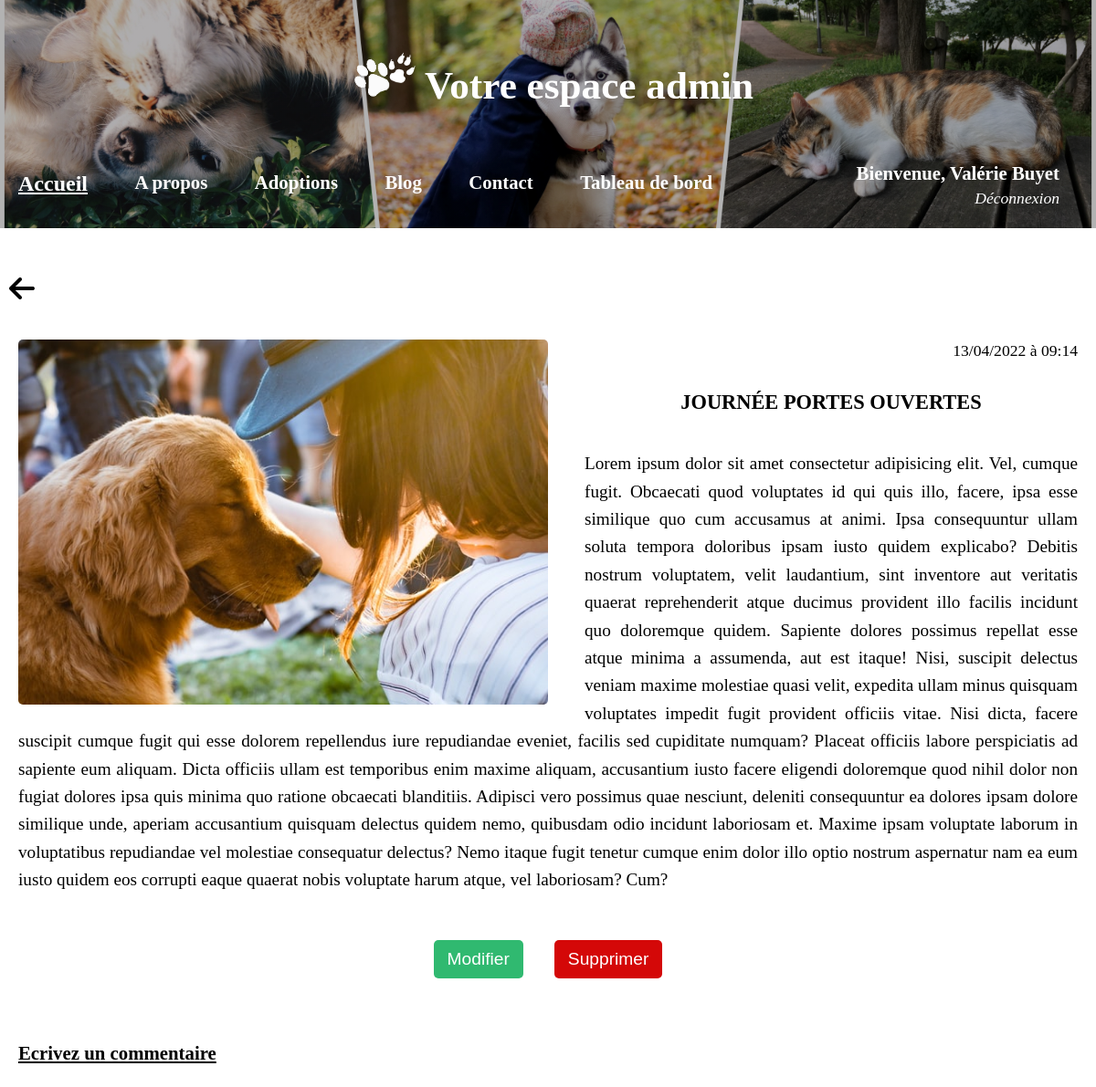
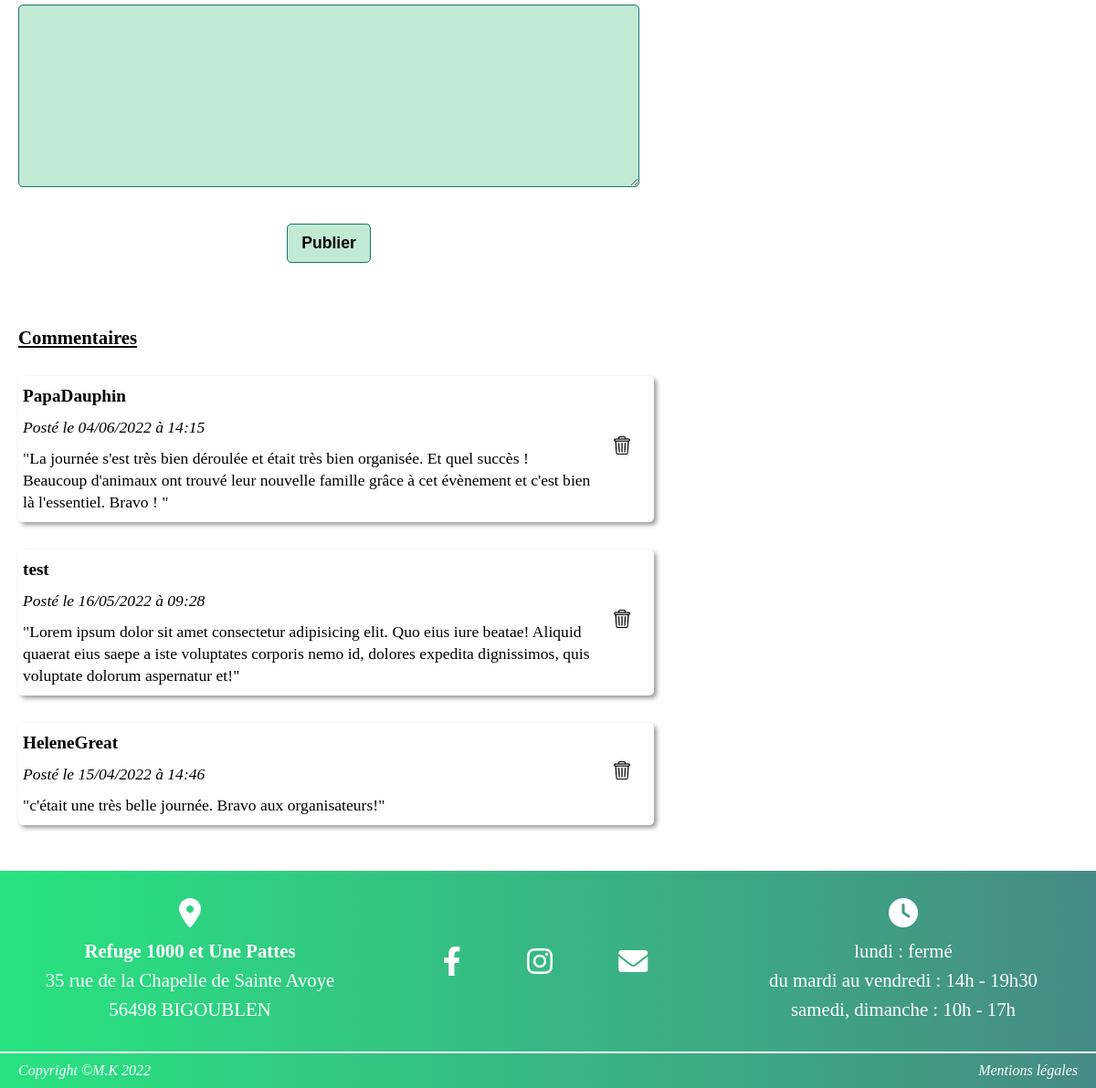
/index.php?action=eachArticle&id=8 (signed in), run on the app's committed database (2 pictures, top to bottom).
### tables this page shows
CREATE TABLE IF NOT EXISTS `article` (
  `id` int(11) unsigned NOT NULL AUTO_INCREMENT,
  `title` varchar(255) NOT NULL,
  `content` text NOT NULL,
  `image` varchar(255) NOT NULL,
  `alt` varchar(255) NOT NULL,
  `createdAt` timestamp NOT NULL DEFAULT CURRENT_TIMESTAMP,
  PRIMARY KEY (`id`)
);

CREATE TABLE IF NOT EXISTS `comment` (
  `id` int(11) unsigned NOT NULL AUTO_INCREMENT,
  `content` text NOT NULL,
  `createdAt` timestamp NOT NULL DEFAULT CURRENT_TIMESTAMP,
  `article_id` int(11) unsigned NOT NULL,
  `user_id` int(11) unsigned NOT NULL,
  PRIMARY KEY (`id`),
  KEY `FK_comment_article` (`article_id`),
  KEY `FK_comment_user` (`user_id`),
  CONSTRAINT `FK_comment_article` FOREIGN KEY (`article_id`) REFERENCES `article` (`id`) ON DELETE CASCADE ON UPDATE CASCADE,
  CONSTRAINT `FK_comment_user` FOREIGN KEY (`user_id`) REFERENCES `user` (`id`) ON DELETE CASCADE ON UPDATE CASCADE
);

CREATE TABLE IF NOT EXISTS `user` (
  `id` int(11) unsigned NOT NULL AUTO_INCREMENT,
  `nickname` varchar(100) NOT NULL,
  `mail` varchar(150) NOT NULL,
  `password` varchar(255) NOT NULL,
  `role` tinyint(4) DEFAULT '0',
  PRIMARY KEY (`id`)
);

### app/Controllers/FrontController.php (called while the page is built, shortened)
<?php
class FrontController extends Controller{
    function eachArticle($id)
    {
        $eachArticle = new \Projet\Models\UserModel();
        $result = $eachArticle->oneArticle($id);
        $oneArticle = $result->fetch();
        $result2 = $eachArticle->allComments($id);
        $comments = $result2->fetchAll();
        require $this->view('eachArticle');
    }
}

### app/Models/UserModel.php (called while the page is built, shortened)
<?php
class UserModel extends Manager
{
    public function oneArticle($id)
    {
        $bdd = $this->dbConnect();
        $req = $bdd->prepare('SELECT id, title, content, image, alt, DATE_FORMAT(createdAt, "%d/%m/%Y à %H:%i") AS date FROM article WHERE id=?');
        $req->execute(array($id));
        return $req;
    }
    public function allComments($id)
    {
        $bdd = $this->dbConnect();
        $req = $bdd->prepare('SELECT user_id, article_id, comment.id, nickname, content, DATE_FORMAT(createdAt, "Posté le %d/%m/%Y à %H:%i") AS date FROM comment INNER JOIN user ON user_id=user.id WHERE article_id=? ORDER BY createdAt DESC');
        $req->execute(array($id));
        return $req;
    }
}

### app/Views/front/eachArticle.php (the view)
<?php include('header.php') ?>
<main class="content-articles container">
    <a href="index.php?action=blog" title="retour vers le blog"><i class="fa-solid fa-arrow-left"></i></a>
    <article class="eachArticle">
        <div class="imgArticle">
            <img src="app/Public/administration/images/<?= $oneArticle['image'] ?>" alt="<?= $oneArticle['alt'] ?>">
        </div>
        <div class="infoArticle">
            <p class="dateArticle"><?= $oneArticle['date'] ?></p>
            <h1 class="titleArticle"><?= $oneArticle['title'] ?></h1>
            <p class="contentArticle"><?= $oneArticle['content'] ?></p>
            <?php
            if(isset($_SESSION['nickname'])){
                if($_SESSION['role'] == 1){ ?>
                    <div class="UD-article">
                        <button><a href="indexAdmin.php?action=viewUpdateArticle&id=<?= $oneArticle['id'] ?>" title="dirige vers la page de modification de l'article">Modifier</a></button>
                        <button><a href="indexAdmin.php?action=deleteArticle&id=<?= $oneArticle['id'] ?>" title="supprime l'article">Supprimer</a></button>
                    </div>
                <?php }
            } ?>
        </div>
    </article>
    <?php
    if(isset($_SESSION['nickname'])){ ?>
    <section class="writeComment">
        <form method="post" action="index.php?action=writeComment&user_id=<?= $_SESSION['id'] ?>&article_id=<?= $oneArticle['id'] ?>">
            <p>
                <label for="comment">Ecrivez un commentaire</label>
                <textarea name="comment" id="comment"></textarea>
            </p>
            <p>
                <input type="submit" name="submit" value="Publier">
            </p>
        </form>
    </section>
    <?php } ?>
    <section class="comments">
        <h3>Commentaires</h3>
        <?php
        foreach($comments as $comment) {?>
        <div class="eachComment">
            <div class="content-comment">
                <p class="nicknameUser"><?= $comment['nickname'] ?></p>
                <p class="datePost"><?= $comment['date'] ?></p>
                <p>"<?= $comment['content'] ?>"</p>
            </div>
            <?php
            if(isset($_SESSION['nickname'])){
                if($_SESSION['role'] == 1){ ?>
                <div class="deleteComment">
                    <a href="indexAdmin.php?action=deleteCommentAdmin&id=<?= $comment['id'] ?>&articleId=<?= $comment['article_id'] ?>" title="supprime le commentaire"><img src="/app/Public/front/images/bin.png" alt="icone poubelle"></a>
                </div>
                <?php }
            } ?>
        </div>
        <?php } ?>
    </section>
</main>
<?php include('footer.php') ?>

### data on the page
article: image (picture), title "JOURNÉE PORTES OUVERTES", content "Lorem ipsum dolor sit amet consectetur adipisicing elit. Vel, cumque fugit. Obcaecati quod voluptates id qui quis illo, facere, ipsa esse similique quo cum accusamus at animi. Ipsa consequuntur ullam soluta tempora doloribus ipsam iusto quidem explicabo? Debitis nostrum voluptatem, velit laudantium, sint inventore aut veritatis quaerat reprehenderit atque ducimus provident illo facilis incidunt quo doloremque quidem. Sapiente dolores possimus repellat esse atque minima a assumenda, aut est itaque! Nisi, suscipit delectus veniam maxime molestiae quasi velit, expedita ullam minus quisquam voluptates impedit fugit provident officiis vitae. Nisi dicta, facere suscipit cumque fugit qui esse…"
comment: user.nickname "PapaDauphin", date "Posté le 04/06/2022 à 14:15", content "La journée s'est très bien déroulée et était très bien organisée. Et quel succès ! Beaucoup d'animaux ont trouvé leur nouvelle famille grâce à cet évènement et c'est bien là l'essentiel. Bravo !"
comment: user.nickname "test", date "Posté le 16/05/2022 à 09:28", content "Lorem ipsum dolor sit amet consectetur adipisicing elit. Quo eius iure beatae! Aliquid quaerat eius saepe a iste voluptates corporis nemo id, dolores expedita dignissimos, quis voluptate dolorum aspernatur et!"
comment: user.nickname "HeleneGreat", date "Posté le 15/04/2022 à 14:46", content "c'était une très belle journée. Bravo aux organisateurs!"

### other printed values
$_SESSION['nickname'] "Valérie Buyet"
$oneArticle['date'] "13/04/2022 à 09:14"
